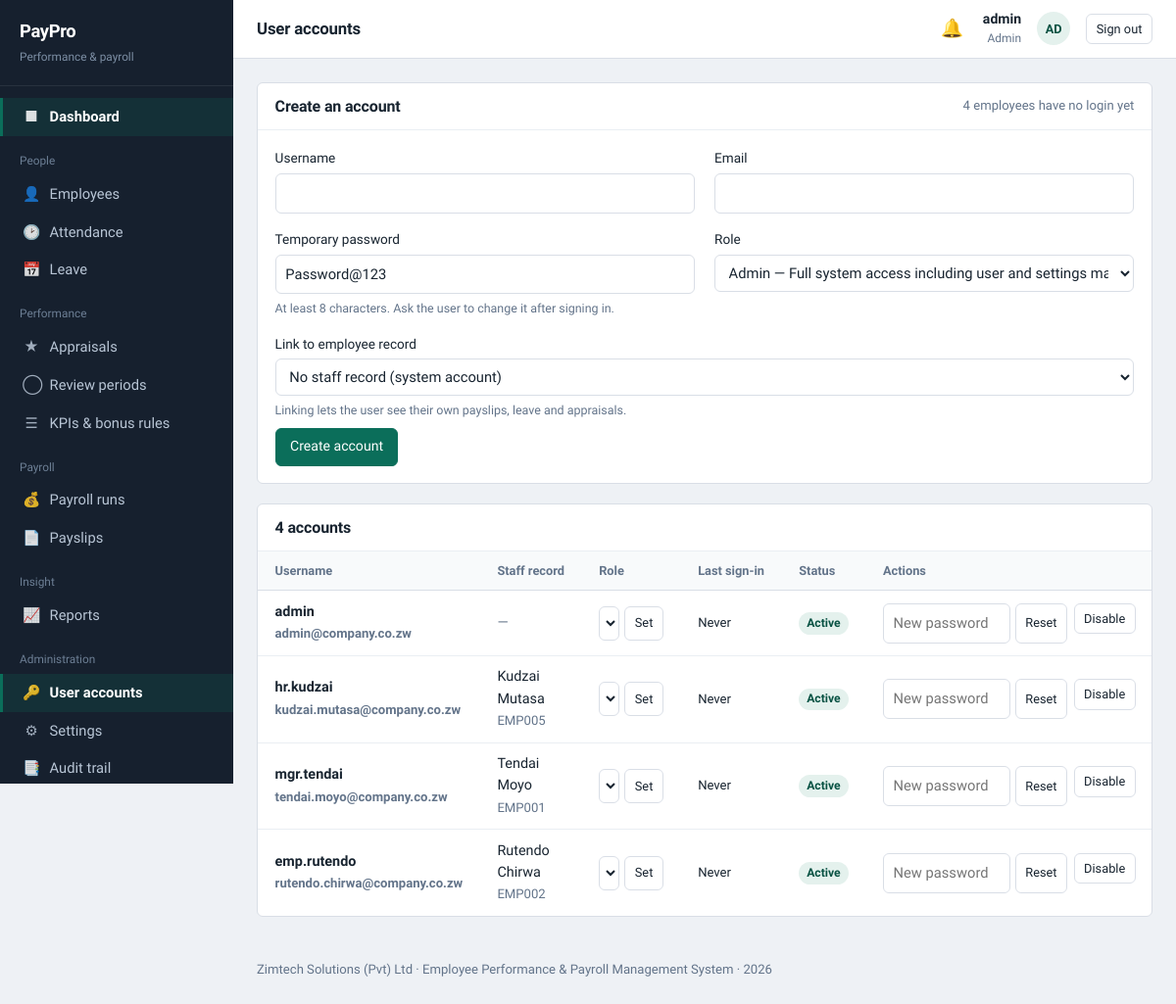
The app's page /modules/users/index.php (signed in) with its own data.
### tables this page shows
CREATE TABLE users (
  user_id       INT AUTO_INCREMENT PRIMARY KEY,
  employee_id   INT NULL UNIQUE,
  username      VARCHAR(40) NOT NULL UNIQUE,
  email         VARCHAR(100) NOT NULL UNIQUE,
  password_hash VARCHAR(255) NOT NULL,
  role_id       INT NOT NULL,
  status        ENUM('Active','Disabled') DEFAULT 'Active',
  last_login    DATETIME NULL,
  created_at    TIMESTAMP DEFAULT CURRENT_TIMESTAMP,
  CONSTRAINT fk_user_role FOREIGN KEY (role_id)     REFERENCES roles(role_id),
  CONSTRAINT fk_user_emp  FOREIGN KEY (employee_id) REFERENCES employees(employee_id) ON DELETE CASCADE
);

CREATE TABLE roles (
  role_id      INT AUTO_INCREMENT PRIMARY KEY,
  role_name    VARCHAR(30) NOT NULL UNIQUE,
  description  VARCHAR(150)
);

CREATE TABLE employees (
  employee_id     INT AUTO_INCREMENT PRIMARY KEY,
  emp_number      VARCHAR(20) NOT NULL UNIQUE,
  first_name      VARCHAR(50) NOT NULL,
  last_name       VARCHAR(50) NOT NULL,
  national_id     VARCHAR(25) UNIQUE,
  date_of_birth   DATE,
  gender          ENUM('Male','Female','Other') DEFAULT 'Other',
  email           VARCHAR(100) UNIQUE,
  phone           VARCHAR(25),
  address         VARCHAR(200),
  department_id   INT,
  position_id     INT,
  manager_id      INT NULL,
  hire_date       DATE NOT NULL,
  employment_type ENUM('Permanent','Contract','Intern','Part-time') DEFAULT 'Permanent',
  basic_salary    DECIMAL(12,2) NOT NULL DEFAULT 0,
  housing_allowance   DECIMAL(12,2) NOT NULL DEFAULT 0,
  transport_allowance DECIMAL(12,2) NOT NULL DEFAULT 0,
  bank_name       VARCHAR(60),
  bank_account    VARCHAR(40),
  nssa_number     VARCHAR(30),
  tax_number      VARCHAR(30),
  status          ENUM('Active','Suspended','Terminated') DEFAULT 'Active',
  created_at      TIMESTAMP DEFAULT CURRENT_TIMESTAMP,
  CONSTRAINT fk_emp_dept  FOREIGN KEY (department_id) REFERENCES departments(department_id) ON DELETE SET NULL,
  CONSTRAINT fk_emp_pos   FOREIGN KEY (position_id)   REFERENCES positions(position_id)   ON DELETE SET NULL,
  CONSTRAINT fk_emp_mgr   FOREIGN KEY (manager_id)    REFERENCES employees(employee_id)   ON DELETE SET NULL
);

### modules/users/index.php (the view, shortened to what this page needs)
<?php
require_once dirname(__DIR__, 2) . '/config/config.php';
$users = $pdo->query(
    'SELECT u.*, r.role_name, e.first_name, e.last_name, e.emp_number
     FROM users u
     JOIN roles r ON r.role_id = u.role_id
     LEFT JOIN employees e ON e.employee_id = u.employee_id
     ORDER BY r.role_id, u.username'
)->fetchAll();
$roles     = $pdo->query('SELECT * FROM roles ORDER BY role_id')->fetchAll();
$unlinked  = $pdo->query(
    "SELECT e.employee_id, e.emp_number, e.first_name, e.last_name
     FROM employees e LEFT JOIN users u ON u.employee_id = e.employee_id
     WHERE u.user_id IS NULL AND e.status = 'Active' ORDER BY e.emp_number"
)->fetchAll();
include APP_ROOT . '/includes/header.php';
?>
<section class="panel">
  <div class="panel-head"><h2>Create an account</h2>
    <span class="small muted"><?= count($unlinked) ?> employees have no login yet</span>
  </div>
  <form method="post" class="panel-body">
    <div class="form-grid">
      <div class="field"><label for="username">Username</label>
        <input type="text" id="username" name="username" required></div>
      <div class="field"><label for="email">Email</label>
        <input type="email" id="email" name="email" required></div>
      <div class="field"><label for="password">Temporary password</label>
        <input type="text" id="password" name="password" value="Password@123" required>
        <span class="hint">At least 8 characters. Ask the user to change it after signing in.</span></div>
      <div class="field"><label for="role_id">Role</label>
        <select id="role_id" name="role_id">
          <?php foreach ($roles as $r): ?>
            <option value="<?= $r['role_id'] ?>"><?= e(ucfirst($r['role_name'])) ?> — <?= e($r['description']) ?></option>
          <?php endforeach; ?>
        </select></div>
      <div class="field full"><label for="employee_id">Link to employee record</label>
        <select id="employee_id" name="employee_id">
          <option value="">No staff record (system account)</option>
        </select>
        <span class="hint">Linking lets the user see their own payslips, leave and appraisals.</span></div>
    </div>
    <div class="form-actions"><button class="btn">Create account</button></div>
  </form>
</section>
<section class="panel">
  <div class="panel-head"><h2><?= count($users) ?> accounts</h2></div>
  <div class="table-wrap">
    <table class="data">
      <thead><tr><th>Username</th><th>Staff record</th><th>Role</th><th>Last sign-in</th><th>Status</th><th>Actions</th></tr></thead>
      <tbody>
      <?php foreach ($users as $u): ?>
        <tr>
          <td class="strong"><?= e($u['username']) ?><br><span class="small muted"><?= e($u['email']) ?></span></td>
          <td><?= $u['first_name'] ? e($u['first_name'] . ' ' . $u['last_name']) . '<br><span class="small muted">' . e($u['emp_number']) . '</span>' : '<span class="muted">—</span>' ?></td>
          <td>
            <form method="post" style="display:flex;gap:.3rem">
              <select name="role_id" class="small">
                <?php foreach ($roles as $r): ?>
                  <option value="<?= $r['role_id'] ?>" <?= $u['role_id'] == $r['role_id'] ? 'selected' : '' ?>><?= e(ucfirst($r['role_name'])) ?></option>
                <?php endforeach; ?>
              </select>
              <button class="btn secondary small">Set</button>
            </form>
          </td>
          <td class="nowrap small"><?= $u['last_login'] ? fdate($u['last_login'], 'd M Y H:i') : 'Never' ?></td>
          <td><?= status_badge($u['status']) ?></td>
          <td>
            <div class="row-actions">
              <form method="post" style="display:flex;gap:.3rem">
                <input type="text" name="new_password" placeholder="New password" style="width:130px">
                <button class="btn secondary small">Reset</button>
              </form>
              <form method="post">
                <button class="btn secondary small"><?= $u['status'] === 'Active' ? 'Disable' : 'Enable' ?></button>
              </form>
            </div>
          </td>
        </tr>
      <?php endforeach; ?>
      </tbody>
    </table>
  </div>
</section>
<?php include APP_ROOT . '/includes/footer.php'; ?>

### includes/functions.php (shortened to what this page needs)
<?php
function e($value): string {
    return htmlspecialchars((string)$value, ENT_QUOTES, 'UTF-8');
}
function user_role(): string {
    return $_SESSION['user']['role_name'] ?? '';
}
function has_role($roles): bool {
    $roles = (array)$roles;
    return in_array(user_role(), $roles, true);
}
function status_badge(string $status): string {
    $map = [
        'Active' => 'ok', 'Approved' => 'ok', 'Present' => 'ok', 'Paid' => 'ok', 'Processed' => 'ok',
        'Pending' => 'warn', 'Draft' => 'warn', 'Submitted' => 'warn', 'Late' => 'warn', 'Half Day' => 'warn',
        'Rejected' => 'bad', 'Absent' => 'bad', 'Terminated' => 'bad', 'Disabled' => 'bad', 'Suspended' => 'bad',
    ];
    $class = $map[$status] ?? 'neutral';
    return '<span class="badge ' . $class . '">' . e($status) . '</span>';
}

### assets/css/style.css (style rules this page uses)
:root { --ink: #16202e; --ink-soft: #1f2d3f; --paper: #eef1f5; --surface: #ffffff; --line: #d9dee6; --line-soft: #eaeef3; --text: #182430; --muted: #63748a; --brand: #0b6e5a; --brand-dark: #085243; --brand-tint: #e4f1ed; --gold: #a86b12; --gold-tint: #fbf0dc; --red: #a92a20; --red-tint: #fbe7e5; --blue: #23557f; --blue-tint: #e3edf6; --radius: 6px; --sidebar-w: 238px; }
* { box-sizing: border-box; }
html { -webkit-text-size-adjust: 100%; }
body { margin: 0; font-family: 'Public Sans', -apple-system, 'Segoe UI', Roboto, Helvetica, Arial, sans-serif; font-size: 15px; line-height: 1.55; color: var(--text); background: var(--paper); }
h1, h2, h3, h4 { margin: 0 0 .5rem; line-height: 1.25; font-weight: 600; letter-spacing: -0.01em; }
h2 { font-size: 1.15rem; }
.panel { background: var(--surface); border: 1px solid var(--line); border-radius: var(--radius); margin-bottom: 1.25rem; }
.panel-head { display: flex; align-items: center; gap: .75rem; padding: .85rem 1.1rem; border-bottom: 1px solid var(--line-soft); }
.panel-head h2 { margin: 0; font-size: 1rem; }
.panel-body { padding: 1.1rem; }
.table-wrap { overflow-x: auto; }
table.data { width: 100%; border-collapse: collapse; font-size: .9rem; }
table.data th { text-align: left; font-weight: 600; color: var(--muted); font-size: .8rem; padding: .6rem 1.1rem; border-bottom: 1px solid var(--line); white-space: nowrap; background: #f8fafb; }
table.data td { padding: .65rem 1.1rem; border-bottom: 1px solid var(--line-soft); vertical-align: middle; }
table.data tr:last-child td { border-bottom: 0; }
table.data .strong { font-weight: 600; }
.row-actions { display: flex; gap: .4rem; justify-content: flex-end; }
.form-grid { display: grid; grid-template-columns: repeat(2, minmax(0,1fr)); gap: 1rem 1.25rem; }
.field { display: flex; flex-direction: column; gap: .3rem; }
.field.full { grid-column: 1 / -1; }
label { font-size: .85rem; font-weight: 500; }
.hint { font-size: .78rem; color: var(--muted); }
input[type=text], input[type=email], input[type=password], input[type=date], input[type=time], input[type=number], input[type=search], select, textarea { font: inherit; font-size: .92rem; padding: .5rem .6rem; border: 1px solid var(--line); border-radius: var(--radius); background: var(--surface); color: var(--text); width: 100%; }
.form-actions { display: flex; gap: .6rem; align-items: center; padding-top: .5rem; }
.btn { display: inline-flex; align-items: center; gap: .4rem; font: inherit; font-size: .88rem; font-weight: 500; padding: .48rem .9rem; border-radius: var(--radius); border: 1px solid var(--brand); background: var(--brand); color: #fff; cursor: pointer; text-decoration: none; white-space: nowrap; }
.btn.secondary { background: var(--surface); color: var(--text); border-color: var(--line); }
.btn.small { padding: .3rem .6rem; font-size: .8rem; }
.badge { display: inline-block; font-size: .76rem; font-weight: 600; padding: .12rem .5rem; border-radius: 20px; white-space: nowrap; }
.badge.ok { background: var(--brand-tint); color: var(--brand-dark); }
.muted { color: var(--muted); }
.small { font-size: .82rem; }
.nowrap { white-space: nowrap; }

### records on screen
users: username "admin", email "admin@company.co.zw", role_id "Admin", shows "Never", status "Active", shows "Disable"
users: username "hr.kudzai", email "kudzai.mutasa@company.co.zw", employee.last_name "Kudzai Mutasa", employee.emp_number "EMP005", role_id "Hr", shows "Never", status "Active", shows "Disable"
users: username "mgr.tendai", email "tendai.moyo@company.co.zw", employee.last_name "Tendai Moyo", employee.emp_number "EMP001", role_id "Manager", shows "Never", status "Active", shows "Disable"
users: username "emp.rutendo", email "rutendo.chirwa@company.co.zw", employee.last_name "Rutendo Chirwa", employee.emp_number "EMP002", role_id "Employee", shows "Never", status "Active", shows "Disable"

### other values on screen
APP_NAME "PayPro"
$pageTitle "User accounts"
$u['full_name'] "admin"
$u['role_name'] "Admin"
$initials "AD"
count($unlinked) "4"
count($users) "4"
setting('company_name', 'Company') "Zimtech Solutions (Pvt) Ltd"
APP_LONG_NAME "Employee Performance & Payroll Management System"
form field role_id "Admin — Full system access including user and settings management"
